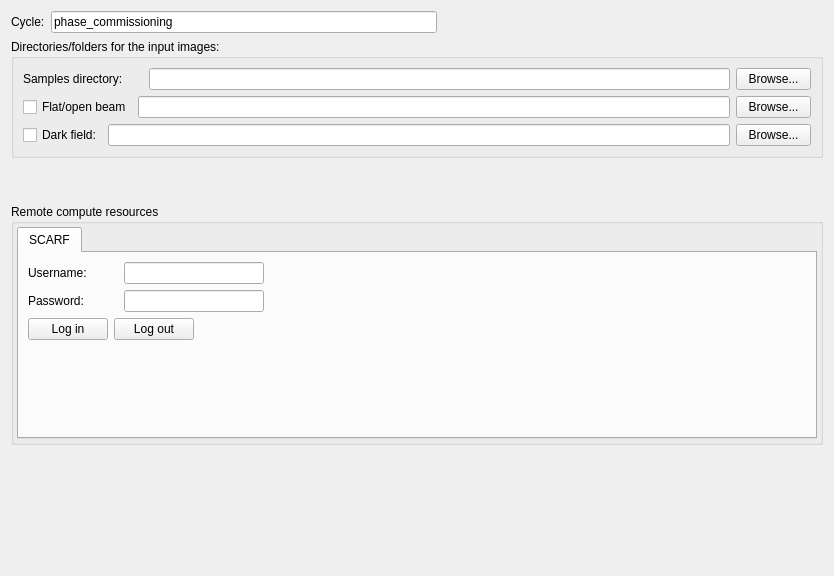
<?xml version="1.0" encoding="UTF-8"?>
<ui version="4.0">
 <class>TomographyIfaceQtTabSetup</class>
 <widget class="QWidget" name="TomographyIfaceQtTabSetup">
  <property name="enabled">
   <bool>true</bool>
  </property>
  <property name="geometry">
   <rect>
    <x>0</x>
    <y>0</y>
    <width>834</width>
    <height>576</height>
   </rect>
  </property>
  <layout class="QGridLayout" name="gridLayout_7">
   <item row="1" column="0">
    <widget class="QGroupBox" name="groupBox_2">
     <property name="sizePolicy">
      <sizepolicy hsizetype="Preferred" vsizetype="Preferred">
       <horstretch>0</horstretch>
       <verstretch>0</verstretch>
      </sizepolicy>
     </property>
     <property name="minimumSize">
      <size>
       <width>0</width>
       <height>100</height>
      </size>
     </property>
     <property name="title">
      <string>Directories/folders for the input images:</string>
     </property>
     <layout class="QGridLayout" name="gridLayout_3">
      <item row="2" column="0">
       <layout class="QHBoxLayout" name="horizontalLayout_2">
        <item>
         <widget class="QCheckBox" name="checkBox_path_darks">
          <property name="text">
           <string>Dark field:</string>
          </property>
         </widget>
        </item>
        <item>
         <widget class="QLineEdit" name="lineEdit_path_darks"/>
        </item>
        <item>
         <widget class="QPushButton" name="pushButton_darks_dir">
          <property name="maximumSize">
           <size>
            <width>75</width>
            <height>16777215</height>
           </size>
          </property>
          <property name="text">
           <string>Browse...</string>
          </property>
         </widget>
        </item>
       </layout>
      </item>
      <item row="0" column="0">
       <layout class="QHBoxLayout" name="horizontalLayout_6">
        <item>
         <widget class="QLabel" name="label_samples">
          <property name="minimumSize">
           <size>
            <width>120</width>
            <height>0</height>
           </size>
          </property>
          <property name="maximumSize">
           <size>
            <width>101</width>
            <height>16777215</height>
           </size>
          </property>
          <property name="text">
           <string>Samples directory:</string>
          </property>
         </widget>
        </item>
        <item>
         <widget class="QLineEdit" name="lineEdit_path_samples">
          <property name="text">
           <string/>
          </property>
         </widget>
        </item>
        <item>
         <widget class="QPushButton" name="pushButton_samples_dir">
          <property name="maximumSize">
           <size>
            <width>75</width>
            <height>16777215</height>
           </size>
          </property>
          <property name="text">
           <string>Browse...</string>
          </property>
         </widget>
        </item>
       </layout>
      </item>
      <item row="1" column="0">
       <layout class="QHBoxLayout" name="horizontalLayout">
        <property name="spacing">
         <number>6</number>
        </property>
        <item>
         <widget class="QCheckBox" name="checkBox_path_flats">
          <property name="text">
           <string>Flat/open beam</string>
          </property>
         </widget>
        </item>
        <item>
         <widget class="QLineEdit" name="lineEdit_path_flats"/>
        </item>
        <item>
         <widget class="QPushButton" name="pushButton_flats_dir">
          <property name="maximumSize">
           <size>
            <width>75</width>
            <height>16777215</height>
           </size>
          </property>
          <property name="text">
           <string>Browse...</string>
          </property>
         </widget>
        </item>
       </layout>
      </item>
     </layout>
    </widget>
   </item>
   <item row="5" column="0">
    <spacer name="verticalSpacer_2">
     <property name="orientation">
      <enum>Qt::Vertical</enum>
     </property>
     <property name="sizeHint" stdset="0">
      <size>
       <width>20</width>
       <height>120</height>
      </size>
     </property>
    </spacer>
   </item>
   <item row="0" column="0">
    <layout class="QHBoxLayout" name="horizontalLayout_9">
     <item>
      <widget class="QLabel" name="label_cycle">
       <property name="text">
        <string>Cycle:</string>
       </property>
      </widget>
     </item>
     <item>
      <widget class="QLineEdit" name="lineEdit_cycle">
       <property name="sizePolicy">
        <sizepolicy hsizetype="Expanding" vsizetype="Fixed">
         <horstretch>0</horstretch>
         <verstretch>0</verstretch>
        </sizepolicy>
       </property>
       <property name="text">
        <string>phase_commissioning</string>
       </property>
      </widget>
     </item>
     <item>
      <spacer name="horizontalSpacer_9">
       <property name="orientation">
        <enum>Qt::Horizontal</enum>
       </property>
       <property name="sizeHint" stdset="0">
        <size>
         <width>68</width>
         <height>20</height>
        </size>
       </property>
      </spacer>
     </item>
    </layout>
   </item>
   <item row="3" column="0">
    <widget class="QGroupBox" name="groupBox">
     <property name="sizePolicy">
      <sizepolicy hsizetype="Preferred" vsizetype="Preferred">
       <horstretch>0</horstretch>
       <verstretch>1</verstretch>
      </sizepolicy>
     </property>
     <property name="minimumSize">
      <size>
       <width>0</width>
       <height>0</height>
      </size>
     </property>
     <property name="title">
      <string>Remote compute resources</string>
     </property>
     <layout class="QGridLayout" name="gridLayout_25">
      <property name="margin">
       <number>3</number>
      </property>
      <property name="spacing">
       <number>2</number>
      </property>
      <item row="0" column="0">
       <widget class="QTabWidget" name="tabWidget_comp_resource">
        <property name="sizePolicy">
         <sizepolicy hsizetype="Expanding" vsizetype="Expanding">
          <horstretch>0</horstretch>
          <verstretch>1</verstretch>
         </sizepolicy>
        </property>
        <property name="minimumSize">
         <size>
          <width>0</width>
          <height>0</height>
         </size>
        </property>
        <property name="currentIndex">
         <number>0</number>
        </property>
        <widget class="QWidget" name="tab_SCARF">
         <attribute name="title">
          <string>SCARF</string>
         </attribute>
         <layout class="QGridLayout" name="gridLayout_6">
          <item row="2" column="0">
           <layout class="QHBoxLayout" name="horizontalLayout_8">
            <item>
             <widget class="QPushButton" name="pushButton_SCARF_login">
              <property name="sizePolicy">
               <sizepolicy hsizetype="Minimum" vsizetype="Preferred">
                <horstretch>0</horstretch>
                <verstretch>0</verstretch>
               </sizepolicy>
              </property>
              <property name="minimumSize">
               <size>
                <width>0</width>
                <height>22</height>
               </size>
              </property>
              <property name="text">
               <string>Log in</string>
              </property>
             </widget>
            </item>
            <item>
             <widget class="QPushButton" name="pushButton_SCARF_logout">
              <property name="sizePolicy">
               <sizepolicy hsizetype="Minimum" vsizetype="Preferred">
                <horstretch>0</horstretch>
                <verstretch>0</verstretch>
               </sizepolicy>
              </property>
              <property name="minimumSize">
               <size>
                <width>0</width>
                <height>22</height>
               </size>
              </property>
              <property name="text">
               <string>Log out</string>
              </property>
             </widget>
            </item>
            <item>
             <spacer name="horizontalSpacer_12">
              <property name="orientation">
               <enum>Qt::Horizontal</enum>
              </property>
              <property name="sizeHint" stdset="0">
               <size>
                <width>198</width>
                <height>20</height>
               </size>
              </property>
             </spacer>
            </item>
           </layout>
          </item>
          <item row="1" column="0">
           <layout class="QHBoxLayout" name="horizontalLayout_5">
            <item>
             <widget class="QLabel" name="label_SCARF_password">
              <property name="minimumSize">
               <size>
                <width>90</width>
                <height>20</height>
               </size>
              </property>
              <property name="text">
               <string>Password:</string>
              </property>
             </widget>
            </item>
            <item>
             <widget class="QLineEdit" name="lineEdit_SCARF_password">
              <property name="sizePolicy">
               <sizepolicy hsizetype="Preferred" vsizetype="Fixed">
                <horstretch>0</horstretch>
                <verstretch>0</verstretch>
               </sizepolicy>
              </property>
              <property name="minimumSize">
               <size>
                <width>140</width>
                <height>20</height>
               </size>
              </property>
              <property name="toolTip">
               <string>Type your password. It will be used just for authentication. It won't be displayed or saved anywhere</string>
              </property>
              <property name="text">
               <string/>
              </property>
              <property name="echoMode">
               <enum>QLineEdit::Password</enum>
              </property>
              <property name="cursorPosition">
               <number>0</number>
              </property>
             </widget>
            </item>
            <item>
             <spacer name="horizontalSpacer_20">
              <property name="orientation">
               <enum>Qt::Horizontal</enum>
              </property>
              <property name="sizeHint" stdset="0">
               <size>
                <width>748</width>
                <height>20</height>
               </size>
              </property>
             </spacer>
            </item>
           </layout>
          </item>
          <item row="3" column="0">
           <spacer name="verticalSpacer">
            <property name="orientation">
             <enum>Qt::Vertical</enum>
            </property>
            <property name="sizeHint" stdset="0">
             <size>
              <width>20</width>
              <height>40</height>
             </size>
            </property>
           </spacer>
          </item>
          <item row="0" column="0">
           <layout class="QHBoxLayout" name="horizontalLayout_7">
            <item>
             <widget class="QLabel" name="label_SCARF_username">
              <property name="minimumSize">
               <size>
                <width>90</width>
                <height>20</height>
               </size>
              </property>
              <property name="text">
               <string>Username:</string>
              </property>
             </widget>
            </item>
            <item>
             <widget class="QLineEdit" name="lineEdit_SCARF_username">
              <property name="sizePolicy">
               <sizepolicy hsizetype="Preferred" vsizetype="Fixed">
                <horstretch>0</horstretch>
                <verstretch>0</verstretch>
               </sizepolicy>
              </property>
              <property name="minimumSize">
               <size>
                <width>140</width>
                <height>20</height>
               </size>
              </property>
              <property name="toolTip">
               <string>Type your username on the remote compute resource</string>
              </property>
              <property name="text">
               <string/>
              </property>
             </widget>
            </item>
            <item>
             <spacer name="horizontalSpacer_15">
              <property name="orientation">
               <enum>Qt::Horizontal</enum>
              </property>
              <property name="sizeHint" stdset="0">
               <size>
                <width>738</width>
                <height>20</height>
               </size>
              </property>
             </spacer>
            </item>
           </layout>
          </item>
         </layout>
        </widget>
       </widget>
      </item>
     </layout>
    </widget>
   </item>
   <item row="2" column="0">
    <spacer name="verticalSpacer_4">
     <property name="orientation">
      <enum>Qt::Vertical</enum>
     </property>
     <property name="sizeHint" stdset="0">
      <size>
       <width>20</width>
       <height>40</height>
      </size>
     </property>
    </spacer>
   </item>
  </layout>
 </widget>
 <resources/>
 <connections/>
</ui>
